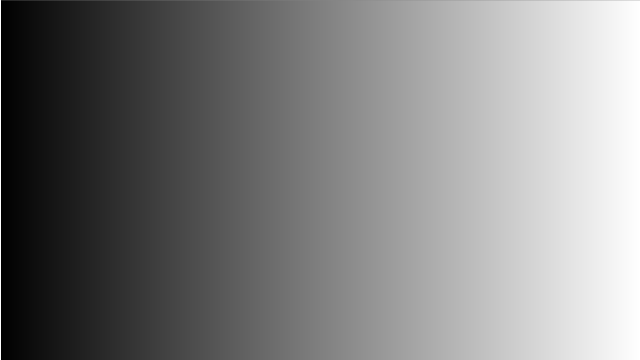
Frame 1 (no input)
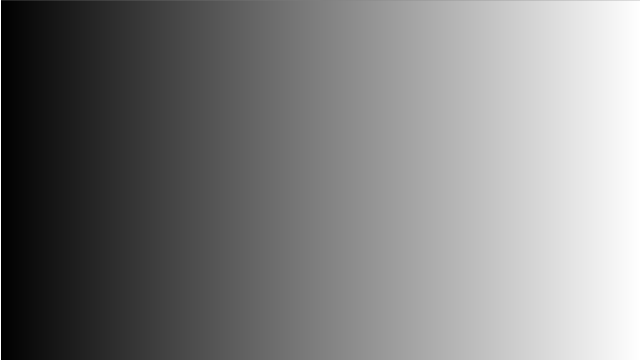
Frame 60 (the mouse pressed at the canvas centre just before this capture)
Frame 120 (the mouse held since frame 60 and released just before this capture): identical to frame 60, image omitted

The Processing sketch that drew these frames (run headless with seeded random() and noise(); from frame 60 on, the mouse is pressed at the canvas centre):

// Processing sketch: color_complemento
// ── color_complemento.pde

// Constants
int XNEG_AXIS = 1;
int X_AXIS = 2;
color b1, b2, c1;
boolean value = false;

void setup() {
  size(640, 360);
  // Define colors
  b1 = color(255);
  b2 = color(0);
  c1 = color(129);
}

void draw() {
  setGradient(0, 0, width, height, b1, b2, X_AXIS);
  setGradient(0, 0, width, height, b1, b2, XNEG_AXIS);
}

void mousePressed(){
  value = true;
}

void mouseReleased() {
  value = false;
}

void setGradient(int x, int y, int w, int h, color c1, color c2, int axis ) {

  if (axis == XNEG_AXIS) {  // Right to left gradient
    for (int i = x+w; i > x; i--) {
      float inter = map(i, x+w, x, 0, 1);
      color c = lerpColor(c1, c2, inter);
      stroke(c);
      line(i, y, i, y+h);
    }
  } 
  else if (axis == X_AXIS) {  // Left to right gradient
    for (int i = x; i <= x+w; i++) {
      float inter = map(i, x, x+w, 0, 1);
      color c = lerpColor(c1, c2, inter);
      stroke(c);
      line(i, y, i, y+h);
    }
  }
}
